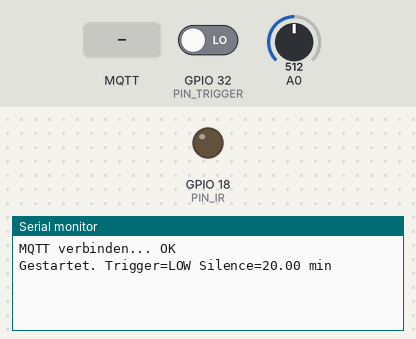
This sketch was run on a simulated ESP8266 (NodeMCU). On the bench: output pins drawn as LEDs (lit = HIGH), the last lines printed to the serial monitor. The test bench sets the inputs (shaded band); at power-on: GPIO 32 (PIN_TRIGGER) LOW, A0 = 512 (analog values on the 0–1023 scale). WiFi joins after 1.5 s; servers stay silent unless stated; no MQTT or app messages arrive unless stated.

Above: at 3.4 s.
3.5 s: GPIO 32 (PIN_TRIGGER) driven HIGH
At 4.5 s:
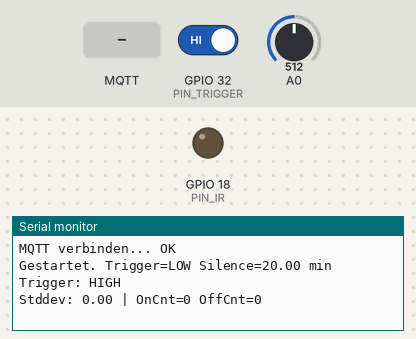
5.1 s: MQTT message "ON" arrives on the first subscribed topic
At 6.3 s:
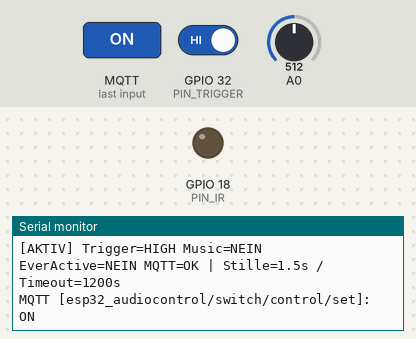
6.6 s: MQTT message "OFF" arrives on the first subscribed topic
At 7.8 s:
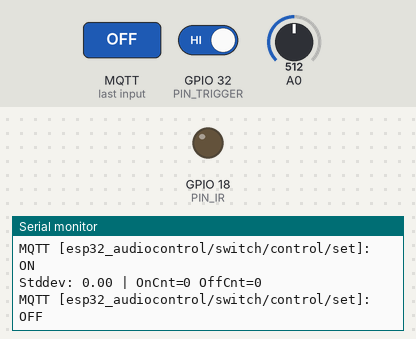
8.1 s: MQTT message "PRESS" arrives on the first subscribed topic
At 8.7 s:
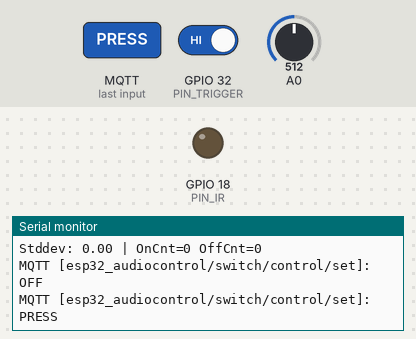
9.6 s: GPIO 32 (PIN_TRIGGER) driven LOW
At 11.5 s:
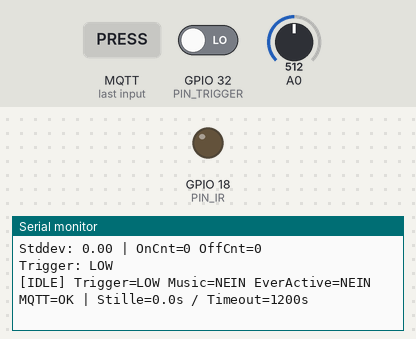

Measured:
- after the input at 3.5 s, the serial monitor: prints a new line at once (image 1)
- after the input at 5.1 s, the serial monitor: prints a new line at once (image 2)
- after the input at 6.6 s, the serial monitor: prints a new line at once (image 3)
- after the input at 8.1 s, the serial monitor: prints a new line at once (image 4)
- after the input at 9.6 s, the serial monitor: prints a new line at once (image 5)

The sketch:

esp32_audiocontrol.ino
```cpp
#include <Arduino.h>
#define MQTT_MAX_PACKET_SIZE 1024

#include <WiFi.h>
#include <IRremoteESP8266.h>
#include <IRsend.h>
#include <string.h>
#include <PubSubClient.h>

// ---------------- WLAN ----------------
const char* ssid = "";
const char* password = "";

// ---------------- MQTT ----------------
const char* mqttBroker   = "192.168.178.113"; // ggf. ändern
const int   mqttPort     = 1883;
const char* mqttUser     = "esp32";
const char* mqttPassword = "esp32";

#define MQTT_PREFIX        "homeassistant"
#define DEVICE_ID          "esp32_audiocontrol"

#define TOPIC_SWITCH_CMD    DEVICE_ID "/switch/control/set"
#define TOPIC_SWITCH_STATE  DEVICE_ID "/switch/control/state"
#define TOPIC_TRIGGER_STATE DEVICE_ID "/binary_sensor/trigger/state"
#define TOPIC_MUSIC_STATE   DEVICE_ID "/binary_sensor/music/state"
#define TOPIC_IR_CMD        DEVICE_ID "/button/ir_send/set"
#define TOPIC_IR_EVENT      DEVICE_ID "/sensor/ir_event/state"

#define TOPIC_DISC_SWITCH   MQTT_PREFIX "/switch/"        DEVICE_ID "_control/config"
#define TOPIC_DISC_TRIGGER  MQTT_PREFIX "/binary_sensor/" DEVICE_ID "_trigger/config"
#define TOPIC_DISC_MUSIC    MQTT_PREFIX "/binary_sensor/" DEVICE_ID "_music/config"
#define TOPIC_DISC_IR       MQTT_PREFIX "/button/"        DEVICE_ID "_ir_send/config"
#define TOPIC_DISC_IR_EVENT MQTT_PREFIX "/sensor/"        DEVICE_ID "_ir_event/config"

// NEU: Discovery-Topics für die vier zusätzlichen Buttons
#define TOPIC_DISC_VOL_UP   MQTT_PREFIX "/button/" DEVICE_ID "_vol_up/config"
#define TOPIC_DISC_VOL_DOWN MQTT_PREFIX "/button/" DEVICE_ID "_vol_down/config"
#define TOPIC_DISC_PHONO    MQTT_PREFIX "/button/" DEVICE_ID "_in_phono/config"
#define TOPIC_DISC_AUDIO1   MQTT_PREFIX "/button/" DEVICE_ID "_in_audio1/config"

// ---------------- Pins ----------------
#define PIN_TRIGGER 32
#define PIN_IR      18
#define AUX_PIN     34

// ---------------- Audio ----------------
#define SAMPLE_COUNT      1000
const float THRESH_ON   =  8.0f;
const float THRESH_OFF  = 12.0f;
#define MUSIC_ON_CONFIRM  3
#define MUSIC_OFF_CONFIRM 6

float g_silenceMinutes = 20.0f;

// Mindest-Wartezeit nach Trigger-HIGH bevor Silence-Timeout greifen darf
const unsigned long TRIGGER_GRACE_MS = 30000UL;  // 30 Sekunden

// Schutzfenster nach MQTT-Connect: retained Messages in diesem Fenster ignorieren
const unsigned long MQTT_RETAINED_IGNORE_MS = 2000UL;

// Debounce für manuellen POWER-Press: verhindert Doppel-Toggle egal welche Ursache
const unsigned long MANUAL_IR_DEBOUNCE_MS = 3000UL;

// Kurzer Debounce für Vol/Input: nur gegen MQTT-Doppelzustellung,
// darf schnelles wiederholtes Drücken (Lautstärke!) NICHT blockieren
const unsigned long SHORT_IR_DEBOUNCE_MS = 250UL;

// ---------------- Timing ----------------
const unsigned long MUSIC_CHECK_MS        = 3000UL;
const unsigned long STATE_PRINT_MS        = 5000UL;
const unsigned long IR_INTERVAL_MS        = 2000UL;
const unsigned long MQTT_RECONNECT_MS     = 10000UL;
const unsigned long WIFI_RECONNECT_MS     = 15000UL;
const unsigned long DISCOVERY_INTERVAL_MS = 300000UL;

// ---------------- Yamaha IR Codes (aus LIRC RAV294 / RX-V1065) ----------------
#define YAMAHA_KEY_POWER   0x7E8154AB
#define YAMAHA_VOL_UP      0x5EA158A7   // KEY_VOLUMEUP
#define YAMAHA_VOL_DOWN    0x5EA1D827   // KEY_VOLUMEDOWN
#define YAMAHA_IN_PHONO    0x5EA128D7   // INPUT_PHONO
#define YAMAHA_IN_AUDIO1   0x5EA1A658   // INPUT_AUDIO1

// ---------------- Globals ----------------
WiFiClient   wifiClient;
PubSubClient mqtt(wifiClient);
IRsend       irsend(PIN_IR);

bool g_wifiReady       = false;
bool g_haControlOn     = false;
bool g_haControlOff    = false;

bool g_lastTriggerPub  = false;
bool g_lastMusicPub    = false;
bool g_musicActive     = false;
bool g_shutdownMode    = false;
bool g_triggerState    = false;
bool g_musicEverActive = false;

int  g_musicOnCounter  = 0;
int  g_musicOffCounter = 0;

unsigned long g_lastIrSendTime    = 0;
unsigned long g_lastMqttAttempt   = 0;
unsigned long g_lastWifiAttempt   = 0;
unsigned long g_lastMusicTime     = 0;
unsigned long g_triggerHighTime   = 0;
unsigned long g_mqttConnectedAt   = 0;
unsigned long g_lastManualIrTime  = 0;
unsigned long g_lastShortIrTime   = 0;

// ================================================================
// Forward Declarations
// ================================================================
void sendIR(const char* reason);
void sendIRCode(uint32_t code, const char* reason);
void publishSwitchState(bool on);
void publishTriggerState(bool on);
void publishMusicState(bool on);
void publishIrEvent(const char* reason);
void publishDiscovery();
void ensureMQTT();
void ensureWiFi();

// ================================================================
// WiFi – non-blocking
// ================================================================
void ensureWiFi() {
  if (WiFi.status() == WL_CONNECTED) { g_wifiReady = true; return; }
  wl_status_t s = WiFi.status();
  if (s == WL_DISCONNECTED || s == WL_NO_SSID_AVAIL || s == WL_CONNECT_FAILED) {
    WiFi.mode(WIFI_STA);
    WiFi.begin(ssid, password);
  }
  g_wifiReady = (WiFi.status() == WL_CONNECTED);
}

// ================================================================
// MQTT Discovery
// ================================================================
void publishDiscovery() {
  mqtt.publish(TOPIC_DISC_SWITCH,
    "{"
      "\"name\":\"Audio Control\","
      "\"unique_id\":\"" DEVICE_ID "_control\","
      "\"command_topic\":\"" TOPIC_SWITCH_CMD "\","
      "\"state_topic\":\"" TOPIC_SWITCH_STATE "\","
      "\"payload_on\":\"ON\","
      "\"payload_off\":\"OFF\","
      "\"retain\":true,"
      "\"device\":{"
        "\"identifiers\":[\"" DEVICE_ID "\"],"
        "\"name\":\"ESP32 Audio Controller\","
        "\"model\":\"ESP32\","
        "\"manufacturer\":\"DIY\""
      "}"
    "}", true);

  mqtt.publish(TOPIC_DISC_TRIGGER,
    "{"
      "\"name\":\"Trigger Pin\","
      "\"unique_id\":\"" DEVICE_ID "_trigger\","
      "\"state_topic\":\"" TOPIC_TRIGGER_STATE "\","
      "\"payload_on\":\"ON\","
      "\"payload_off\":\"OFF\","
      "\"device_class\":\"connectivity\","
      "\"retain\":true,"
      "\"device\":{\"identifiers\":[\"" DEVICE_ID "\"],\"name\":\"ESP32 Audio Controller\"}"
    "}", true);

  mqtt.publish(TOPIC_DISC_MUSIC,
    "{"
      "\"name\":\"Musik aktiv\","
      "\"unique_id\":\"" DEVICE_ID "_music\","
      "\"state_topic\":\"" TOPIC_MUSIC_STATE "\","
      "\"payload_on\":\"ON\","
      "\"payload_off\":\"OFF\","
      "\"device_class\":\"sound\","
      "\"retain\":true,"
      "\"device\":{\"identifiers\":[\"" DEVICE_ID "\"],\"name\":\"ESP32 Audio Controller\"}"
    "}", true);

  mqtt.publish(TOPIC_DISC_IR,
    "{"
      "\"name\":\"IR Senden\","
      "\"unique_id\":\"" DEVICE_ID "_ir_send\","
      "\"command_topic\":\"" TOPIC_IR_CMD "\","
      "\"payload_press\":\"PRESS\","
      "\"device\":{"
        "\"identifiers\":[\"" DEVICE_ID "\"],"
        "\"name\":\"ESP32 Audio Controller\","
        "\"model\":\"ESP32\","
        "\"manufacturer\":\"DIY\""
      "}"
    "}", true);

  // NEU: Vier weitere Buttons. Gleiches command_topic, unterschiedliche payload_press.
  // Vorteil: nur eine Subscription, Retained-Handling & Startup-Schutz gelten automatisch.
  mqtt.publish(TOPIC_DISC_VOL_UP,
    "{"
      "\"name\":\"Lautstärke +\","
      "\"unique_id\":\"" DEVICE_ID "_vol_up\","
      "\"command_topic\":\"" TOPIC_IR_CMD "\","
      "\"payload_press\":\"VOL_UP\","
      "\"icon\":\"mdi:volume-plus\","
      "\"device\":{\"identifiers\":[\"" DEVICE_ID "\"],\"name\":\"ESP32 Audio Controller\"}"
    "}", true);

  mqtt.publish(TOPIC_DISC_VOL_DOWN,
    "{"
      "\"name\":\"Lautstärke -\","
      "\"unique_id\":\"" DEVICE_ID "_vol_down\","
      "\"command_topic\":\"" TOPIC_IR_CMD "\","
      "\"payload_press\":\"VOL_DOWN\","
      "\"icon\":\"mdi:volume-minus\","
      "\"device\":{\"identifiers\":[\"" DEVICE_ID "\"],\"name\":\"ESP32 Audio Controller\"}"
    "}", true);

  mqtt.publish(TOPIC_DISC_PHONO,
    "{"
      "\"name\":\"Input Phono\","
      "\"unique_id\":\"" DEVICE_ID "_in_phono\","
      "\"command_topic\":\"" TOPIC_IR_CMD "\","
      "\"payload_press\":\"PHONO\","
      "\"icon\":\"mdi:album\","
      "\"device\":{\"identifiers\":[\"" DEVICE_ID "\"],\"name\":\"ESP32 Audio Controller\"}"
    "}", true);

  mqtt.publish(TOPIC_DISC_AUDIO1,
    "{"
      "\"name\":\"Input Audio1\","
      "\"unique_id\":\"" DEVICE_ID "_in_audio1\","
      "\"command_topic\":\"" TOPIC_IR_CMD "\","
      "\"payload_press\":\"AUDIO1\","
      "\"icon\":\"mdi:audio-input-rca\","
      "\"device\":{\"identifiers\":[\"" DEVICE_ID "\"],\"name\":\"ESP32 Audio Controller\"}"
    "}", true);

  mqtt.publish(TOPIC_DISC_IR_EVENT,
    "{"
      "\"name\":\"IR Letzter Grund\","
      "\"unique_id\":\"" DEVICE_ID "_ir_event\","
      "\"state_topic\":\"" TOPIC_IR_EVENT "\","
      "\"retain\":true,"
      "\"icon\":\"mdi:remote\","
      "\"device\":{"
        "\"identifiers\":[\"" DEVICE_ID "\"],"
        "\"name\":\"ESP32 Audio Controller\","
        "\"model\":\"ESP32\","
        "\"manufacturer\":\"DIY\""
      "}"
    "}", true);
}

// ================================================================
// MQTT Callback
// ================================================================
void mqttCallback(char* topic, byte* payload, unsigned int length) {
  char msg[16] = {0};
  unsigned int copyLen = (length < 15) ? length : 15;
  memcpy(msg, payload, copyLen);
  Serial.printf("MQTT [%s]: %s\n", topic, msg);

  if (strcmp(topic, TOPIC_SWITCH_CMD) == 0) {
    if (strcmp(msg, "ON") == 0) {
      g_haControlOn  = true;
      g_haControlOff = false;
    } else if (strcmp(msg, "OFF") == 0) {
      if (millis() - g_mqttConnectedAt < MQTT_RETAINED_IGNORE_MS) {
        Serial.println("MQTT OFF ignoriert: retained (Startup)");
        publishSwitchState(true);
      } else {
        g_haControlOff = true;
        g_haControlOn  = false;
      }
    }
  }

  if (strcmp(topic, TOPIC_IR_CMD) == 0) {

    // FIX: nur clearen wenn die Nachricht tatsächlich Inhalt hatte.
    // Vorher wurde hier IMMER (auch bei leerer Nachricht) erneut auf
    // dasselbe Topic publiziert, auf das der ESP32 selbst subscribed ist.
    // Das erzeugte eine Self-Feedback-Loop: publish("") -> eigener Empfang
    // -> erneutes publish("") -> ... im Millisekundentakt.
    if (length > 0) {
      mqtt.publish(TOPIC_IR_CMD, "", true);  // Retained Press löschen
    } else {
      return;  // leere Clear-Nachricht: nichts weiter tun
    }

    unsigned long now = millis();

    // Schutzfenster: Press kurz nach Connect = retained, ignorieren.
    // Gilt für ALLE Button-Payloads (POWER, VOL, INPUT).
    if (millis() - g_mqttConnectedAt < MQTT_RETAINED_IGNORE_MS) {
      Serial.println("MQTT Press ignoriert: retained (Startup)");
      return;
    }

    // ---- POWER (langer Debounce, Doppel-Toggle wäre fatal) ----
    if (strcmp(msg, "PRESS") == 0) {
      if (now - g_lastManualIrTime < MANUAL_IR_DEBOUNCE_MS) {
        Serial.println("MQTT IR PRESS ignoriert: Debounce (zu kurz nach letztem Press)");
        return;
      }
      g_lastManualIrTime = now;
      Serial.println("HA Button: IR manuell (POWER)");
      sendIR("manual_ha");
      return;
    }

    // ---- Vol/Input (kurzer Debounce: schnelles Drücken erlaubt) ----
    if (now - g_lastShortIrTime < SHORT_IR_DEBOUNCE_MS) {
      Serial.println("MQTT Press ignoriert: Kurz-Debounce");
      return;
    }

    if (strcmp(msg, "VOL_UP") == 0) {
      g_lastShortIrTime = now;
      sendIRCode(YAMAHA_VOL_UP, "vol_up");
    } else if (strcmp(msg, "VOL_DOWN") == 0) {
      g_lastShortIrTime = now;
      sendIRCode(YAMAHA_VOL_DOWN, "vol_down");
    } else if (strcmp(msg, "PHONO") == 0) {
      g_lastShortIrTime = now;
      sendIRCode(YAMAHA_IN_PHONO, "input_phono");
    } else if (strcmp(msg, "AUDIO1") == 0) {
      g_lastShortIrTime = now;
      sendIRCode(YAMAHA_IN_AUDIO1, "input_audio1");
    }
  }
}

// ================================================================
// MQTT Reconnect
// ================================================================
void ensureMQTT() {
  if (mqtt.connected() || !g_wifiReady) return;
  Serial.print("MQTT verbinden...");
  mqtt.setKeepAlive(60);
  bool ok = (strlen(mqttUser) > 0)
    ? mqtt.connect(DEVICE_ID, mqttUser, mqttPassword)
    : mqtt.connect(DEVICE_ID);
  if (ok) {
    Serial.println(" OK");
    g_mqttConnectedAt = millis();  // bei JEDEM Connect (auch Reconnect) setzen
    mqtt.subscribe(TOPIC_SWITCH_CMD);
    mqtt.subscribe(TOPIC_IR_CMD);
    delay(500);
    publishDiscovery();
  } else {
    Serial.printf(" fehlgeschlagen rc=%d\n", mqtt.state());
  }
}

// ================================================================
// Publish Helpers
// ================================================================
void publishSwitchState(bool on) {
  if (mqtt.connected()) mqtt.publish(TOPIC_SWITCH_STATE, on ? "ON" : "OFF", true);
}
void publishTriggerState(bool on) {
  if (mqtt.connected()) mqtt.publish(TOPIC_TRIGGER_STATE, on ? "ON" : "OFF", true);
}
void publishMusicState(bool on) {
  if (mqtt.connected()) mqtt.publish(TOPIC_MUSIC_STATE, on ? "ON" : "OFF", true);
}

void publishIrEvent(const char* reason) {
  if (!mqtt.connected()) return;
  char payload[128];
  snprintf(payload, sizeof(payload),
    "{\"reason\":\"%s\",\"ts\":%lu}", reason, millis());
  mqtt.publish(TOPIC_IR_EVENT, payload, true);
}

// ================================================================
// IR – generisch mit Code + Grund
// ================================================================
void sendIRCode(uint32_t code, const char* reason) {
  Serial.printf("IR: 0x%08X | Grund: %s\n", code, reason);
  irsend.sendNEC(code, 32);
  publishIrEvent(reason);
}

// POWER bleibt als eigene Funktion (wird auch vom Silence-Timeout genutzt)
void sendIR(const char* reason) {
  sendIRCode(YAMAHA_KEY_POWER, reason);
}

// ================================================================
// Audio Messung
// ================================================================
float measureStddev() {
  long sum = 0;
  int samples[SAMPLE_COUNT];
  for (int i = 0; i < SAMPLE_COUNT; i++) { samples[i] = analogRead(AUX_PIN); sum += samples[i]; }
  float mean = (float)sum / SAMPLE_COUNT;
  float variance = 0.0f;
  for (int i = 0; i < SAMPLE_COUNT; i++) { float d = samples[i] - mean; variance += d * d; }
  return sqrtf(variance / SAMPLE_COUNT);
}

// ================================================================
// SETUP
// ================================================================
void setup() {
  Serial.begin(115200);
  delay(200);
  pinMode(PIN_TRIGGER, INPUT);
  pinMode(PIN_IR, OUTPUT);
  analogReadResolution(12);
  irsend.begin();

  WiFi.mode(WIFI_STA);
  WiFi.begin(ssid, password);
  unsigned long wifiStart = millis();
  while (WiFi.status() != WL_CONNECTED && millis() - wifiStart < 8000) delay(100);
  g_wifiReady = (WiFi.status() == WL_CONNECTED);

  mqtt.setServer(mqttBroker, mqttPort);
  mqtt.setKeepAlive(60);
  mqtt.setBufferSize(1024);
  mqtt.setCallback(mqttCallback);
  ensureMQTT();

  g_triggerState    = (digitalRead(PIN_TRIGGER) == HIGH);
  g_lastMusicTime   = millis();
  g_triggerHighTime = millis();

  publishTriggerState(g_triggerState);
  publishSwitchState(g_triggerState);

  Serial.printf("Gestartet. Trigger=%s Silence=%.2f min\n",
    g_triggerState ? "HIGH" : "LOW", g_silenceMinutes);
}

// ================================================================
// LOOP
// ================================================================
void loop() {
  unsigned long now = millis();

  if (!g_wifiReady && now - g_lastWifiAttempt > WIFI_RECONNECT_MS) {
    g_lastWifiAttempt = now; ensureWiFi();
  }
  if (!mqtt.connected() && now - g_lastMqttAttempt > MQTT_RECONNECT_MS) {
    g_lastMqttAttempt = now; ensureWiFi(); ensureMQTT();
  }
  mqtt.loop();

  static unsigned long lastDiscovery = 0;
  if (mqtt.connected() && now - lastDiscovery >= DISCOVERY_INTERVAL_MS) {
    lastDiscovery = now; publishDiscovery();
  }

  // ---- HA Befehle ----
  if (g_haControlOff) { g_haControlOff = false; publishSwitchState(false); }
  if (g_haControlOn)  { g_haControlOn  = false; publishSwitchState(true);  }

  // ---- Trigger Pin ----
  bool triggerNow = (digitalRead(PIN_TRIGGER) == HIGH);
  if (triggerNow != g_lastTriggerPub) {
    g_lastTriggerPub = triggerNow;
    publishTriggerState(triggerNow);
    Serial.printf("Trigger: %s\n", triggerNow ? "HIGH" : "LOW");

    if (triggerNow) {
      g_shutdownMode    = false;
      g_musicActive     = false;
      g_musicEverActive = false;
      g_musicOnCounter  = 0;
      g_musicOffCounter = 0;
      g_lastMusicTime   = now;
      g_triggerHighTime = now;
      g_lastMusicPub    = false;
      publishSwitchState(true);
      publishMusicState(false);
    } else {
      g_musicActive     = false;
      g_musicEverActive = false;
      g_shutdownMode    = false;
      if (g_lastMusicPub) { g_lastMusicPub = false; publishMusicState(false); }
      publishSwitchState(false);
    }
  }
  g_triggerState = triggerNow;

  // ---- Audio Monitoring ----
  static unsigned long lastMusicCheck = 0;
  if (g_triggerState && !g_shutdownMode && now - lastMusicCheck >= MUSIC_CHECK_MS) {
    lastMusicCheck = now;
    float stddev = measureStddev();
    Serial.printf("Stddev: %.2f | OnCnt=%d OffCnt=%d\n",
      stddev, g_musicOnCounter, g_musicOffCounter);

    if (!g_musicActive) {
      if (stddev > THRESH_ON)          g_musicOnCounter++;
      else if (g_musicOnCounter > 0)   g_musicOnCounter--;
      if (g_musicOnCounter >= MUSIC_ON_CONFIRM) {
        g_musicActive     = true;
        g_musicEverActive = true;
        g_musicOffCounter = 0;
        Serial.println("Musik: AN");
      }
    } else {
      if (stddev < THRESH_OFF)          g_musicOffCounter++;
      else if (g_musicOffCounter > 0)   g_musicOffCounter--;
      if (g_musicOffCounter >= MUSIC_OFF_CONFIRM) {
        g_musicActive    = false;
        g_musicOnCounter = 0;
        Serial.println("Musik: AUS");
      }
    }

    if (g_musicActive) g_lastMusicTime = now;

    if (g_musicActive != g_lastMusicPub) {
      g_lastMusicPub = g_musicActive;
      publishMusicState(g_musicActive);
    }

    unsigned long silenceMs = (unsigned long)(g_silenceMinutes * 60.0f * 1000.0f);
    bool graceOver = (now - g_triggerHighTime >= TRIGGER_GRACE_MS);

    if ((g_musicEverActive || graceOver) && now - g_lastMusicTime >= silenceMs) {
      Serial.println("Stille-Timeout -> Shutdown");
      g_shutdownMode   = true;
      g_lastIrSendTime = 0;
      publishSwitchState(false);
    }
  }

  // ---- IR Shutdown Sequenz ----
  if (g_shutdownMode) {
    if (g_lastIrSendTime == 0 || now - g_lastIrSendTime >= IR_INTERVAL_MS) {
      g_lastIrSendTime = now;
      sendIR("silence_timeout");
    }
  }

  // ---- Serial Status ----
  static unsigned long lastPrint = 0;
  if (now - lastPrint >= STATE_PRINT_MS) {
    lastPrint = now;
    float silenceSec = g_triggerState ? (now - g_lastMusicTime) / 1000.0f : 0.0f;
    Serial.printf(
      "[%s] Trigger=%s Music=%s EverActive=%s MQTT=%s | Stille=%.1fs / Timeout=%.0fs\n",
      g_shutdownMode ? "SHUTDOWN" : (g_triggerState ? "AKTIV" : "IDLE"),
      g_triggerState ? "HIGH" : "LOW",
      g_musicActive  ? "JA"  : "NEIN",
      g_musicEverActive ? "JA" : "NEIN",
      mqtt.connected() ? "OK" : "ERR",
      silenceSec,
      g_silenceMinutes * 60.0f
    );
  }

  delay(5);
}
```
